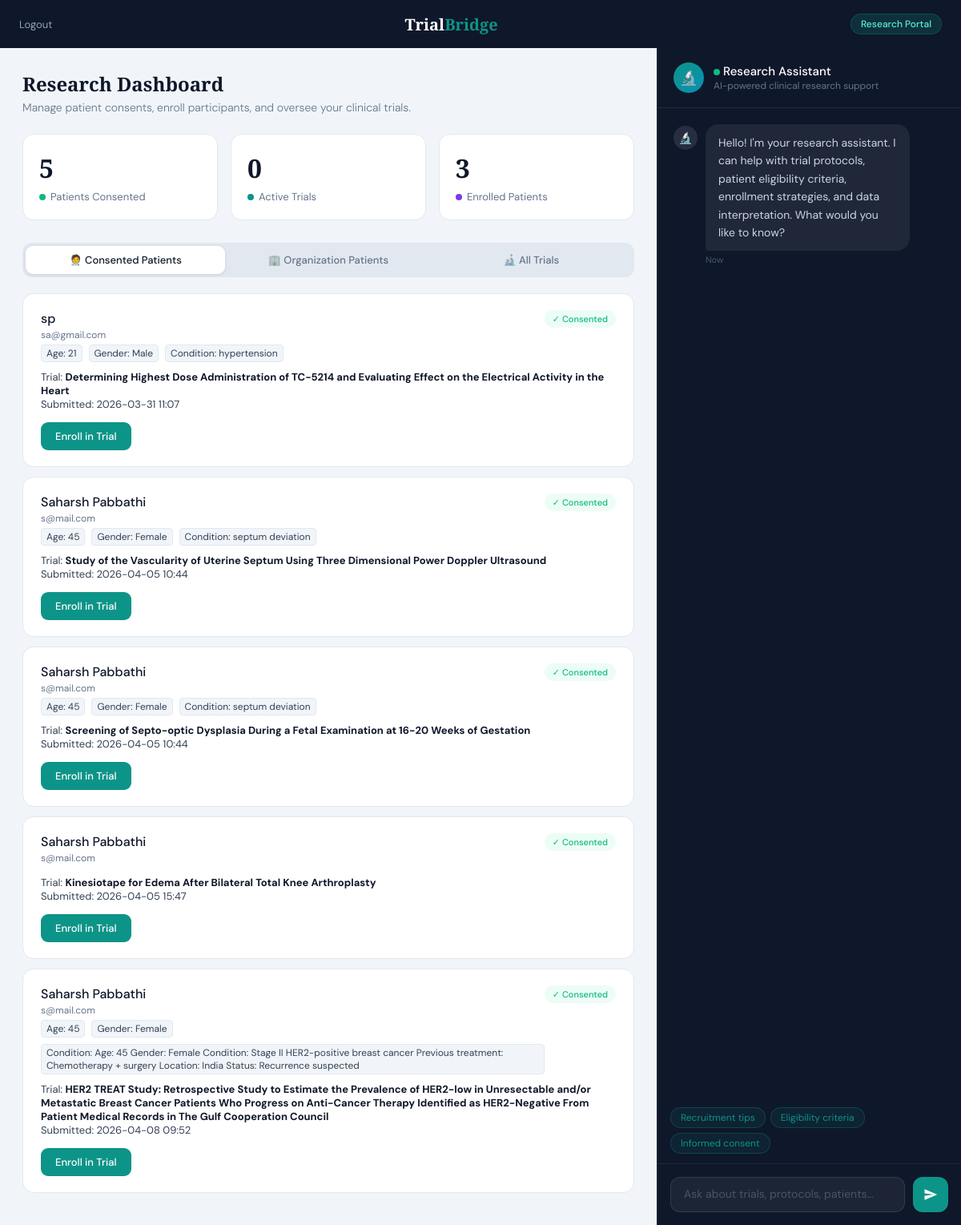
Page /doctor (signed in) on the earlier database version.
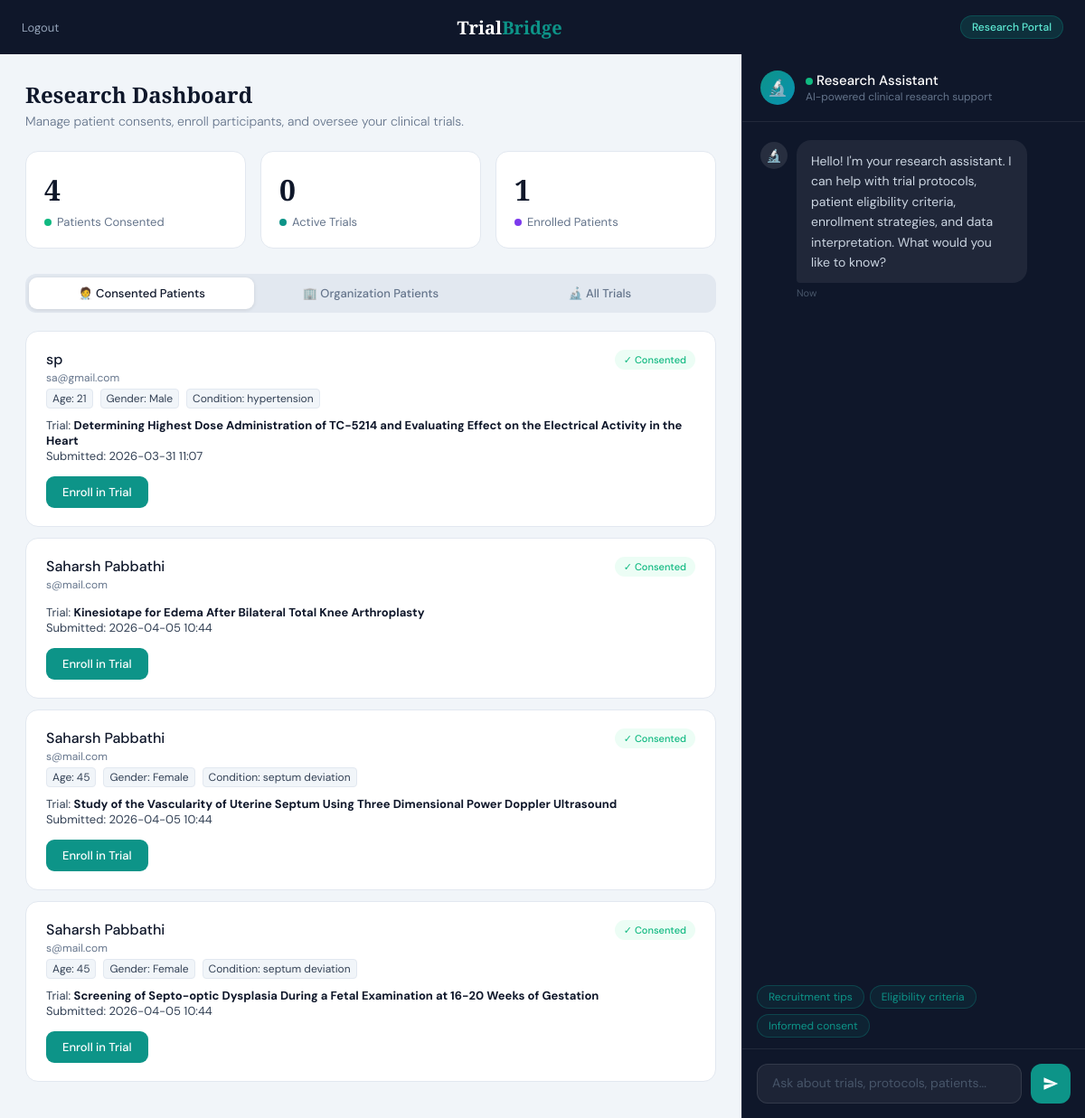
Same page on the later database version.
### tables this page shows
CREATE TABLE consents (
                    id INTEGER PRIMARY KEY AUTOINCREMENT,
                    patient_name TEXT,
                    patient_email TEXT,
                    condition TEXT,
                    patient_age TEXT,
                    patient_gender TEXT,
                    trial_id TEXT,
                    trial_title TEXT,
                    decision TEXT,
                    timestamp TEXT,
                    enrolled BOOLEAN
                 );

### app.py (the view, shortened to what this page needs)
@app.route("/doctor", methods=["GET", "POST"])
def doctor():
    if session.get("role") != "doctor":
        return redirect(url_for("doctor_login"))
    organization = session.get("organization")
    conn = get_db_connection()
    all_consents = [dict(row) for row in conn.execute("SELECT * FROM consents").fetchall()]
    org_patients = []
    if organization:
        org_patients = [dict(row) for row in conn.execute("SELECT * FROM patients WHERE organization = ?", (organization,)).fetchall()]
    patient_count = conn.execute("SELECT COUNT(*) FROM patients").fetchone()[0]
    conn.close()
    accepted       = [c for c in all_consents if c["decision"] == "accepted"]
    enrolled_count = len([c for c in all_consents if c.get("enrolled")])
    search_query = ""
    trials_to_show = ALL_TRIALS[:50]
    print(f"[DOCTOR PAGE] Showing {len(accepted)} accepted consents. Search query: '{search_query}'")
    return render_template("doctor.html",
        trials         = trials_to_show,
        consents       = accepted,
        enrolled_count = enrolled_count,
        active_trials  = len(ACTIVE_TRIALS),
        patient_count  = patient_count,
        search_query   = search_query,
        all_consents   = all_consents,
        org_patients   = org_patients,
        organization   = organization
    )

### app.py (called while the page is built)
def get_db_connection():
    import sqlite3
    conn = sqlite3.connect(DB_FILE)
    conn.row_factory = sqlite3.Row
    return conn

### templates/doctor.html (shortened to what this page needs)
<!DOCTYPE html>
<html lang="en">
<head>
</head>
<body>
  <nav>
    <a href="/logout" class="nav-back">Logout</a>
    <a href="/" class="nav-brand">Trial<span>Bridge</span></a>
    <span class="nav-badge">Research Portal</span>
  </nav>
  <div class="layout">
    <div class="main-panel">
      <h2 class="panel-title">Research Dashboard</h2>
      <p class="panel-sub">Manage patient consents, enroll participants, and oversee your clinical trials.</p>
      <div class="stats-row">
        <div class="stat-card">
          <div class="stat-num" id="statTotal">{{ consents|length }}</div>
          <div class="stat-label"><span class="stat-dot" style="background:#10b981"></span>Patients Consented</div>
        </div>
        <div class="stat-card">
          <div class="stat-num">{{ active_trials }}</div>
          <div class="stat-label"><span class="stat-dot" style="background:#0d9488"></span>Active Trials</div>
        </div>
        <div class="stat-card">
          <div class="stat-num" id="statEnrolled">{{ enrolled_count }}</div>
          <div class="stat-label"><span class="stat-dot" style="background:#7c3aed"></span>Enrolled Patients</div>
        </div>
      </div>
      <div class="tabs">
        <button class="tab active" onclick="switchTab('consents', this)">🧑‍⚕️ Consented Patients</button>
        <button class="tab" onclick="switchTab('org-patients', this)">🏢 Organization Patients</button>
        <button class="tab" onclick="switchTab('trials', this)">🔬 All Trials</button>
      </div>
      <div class="tab-content active" id="tab-consents">
        {% if consents %}
        {% for c in consents %}
        <div class="consent-card" id="ccard-{{ loop.index }}">
          <div class="consent-card-header">
            <div>
              <div class="patient-name">{{ c.patient_name }}</div>
              <div class="patient-email">{{ c.patient_email }}</div>
              <div class="patient-details"
                style="font-size: 12px; color: var(--slate); margin-top: 4px; display: flex; gap: 8px; flex-wrap: wrap;">
                {% if c.patient_age or c.patient_gender or c.condition %}
                {% if c.patient_age %}<span
                  style="background:var(--bg); padding:2px 6px; border-radius:4px; border:1px solid var(--border);">Age:
                  {{ c.patient_age }}</span>{% endif %}
                {% if c.patient_gender %}<span
                  style="background:var(--bg); padding:2px 6px; border-radius:4px; border:1px solid var(--border);">Gender:
                  {{ c.patient_gender }}</span>{% endif %}
                {% if c.condition %}<span
                  style="background:var(--bg); padding:2px 6px; border-radius:4px; border:1px solid var(--border);">Condition:
                  {{ c.condition }}</span>{% endif %}
                {% endif %}
              </div>
            </div>
            <span class="status-chip accepted" id="chip-{{ loop.index }}">✓ Consented</span>
          </div>
          <div class="consent-meta">
            Trial: <strong>{{ c.trial_title }}</strong><br>
            Submitted: {{ c.timestamp }}
          </div>
          <button class="btn-enroll" id="enroll-btn-{{ loop.index }}"
            onclick="enrollPatient('{{ c.patient_email }}_{{ c.trial_id }}', {{ loop.index }})">
            Enroll in Trial
          </button>
        </div>
        {% endfor %}
        {% else %}
        <div class="empty-state">
          <div class="empty-icon">📋</div>
          <p>No patients have consented yet.<br>
            Share the patient portal link so patients can review and consent to trials.</p>
        </div>
        {% endif %}
      </div>
    </div>
    <div class="chat-panel">
      <div class="chat-header">
        <div class="chat-avatar">🔬</div>
        <div class="chat-header-info">
          <h3><span class="online-dot"></span>Research Assistant</h3>
          <p>AI-powered clinical research support</p>
        </div>
      </div>
      <div class="chat-messages" id="chatMessages">
        <div class="message">
          <div class="msg-avatar">🔬</div>
          <div>
            <div class="msg-bubble">Hello! I'm your research assistant. I can help with trial protocols, patient
              eligibility criteria, enrollment strategies, and data interpretation. What would you like to know?</div>
            <div class="msg-time">Now</div>
          </div>
        </div>
      </div>
      <div class="quick-prompts">
        <button class="quick-btn" onclick="quickAsk('What are best practices for patient recruitment?')">Recruitment
          tips</button>
        <button class="quick-btn" onclick="quickAsk('How do I assess patient eligibility?')">Eligibility
          criteria</button>
        <button class="quick-btn" onclick="quickAsk('What is informed consent?')">Informed consent</button>
      </div>
      <div class="chat-input-area">
        <textarea class="chat-input" id="chatInput" placeholder="Ask about trials, protocols, patients..." rows="1"
          onkeydown="if(event.key==='Enter' && !event.shiftKey){event.preventDefault(); sendMessage();}"></textarea>
        <button class="chat-send" onclick="sendMessage()">
          <svg viewBox="0 0 24 24">
            <path d="M2 21l21-9L2 3v7l15 2-15 2v7z" />
          </svg>
        </button>
      </div>
    </div>
  </div>
</body>
</html>

Differences in the rows shown:
removed consents: patient_name "Saharsh Pabbathi", patient_email "s@mail.com", trial_title "Kinesiotape for Edema After Bilateral Total Knee Arthroplasty", timestamp "2026-04-05 15:47"
removed consents: patient_name "Saharsh Pabbathi", patient_email "s@mail.com", patient_age "45", patient_gender "Female", condition "Age: 45 Gender: Female Condition: Stage II HER2-positive breast cancer Previous treatment: Chemotherapy + surgery Location: India Status: Recurrence suspected", trial_title "HER2 TREAT Study: Retrospective Study to Estimate the Prevalence of HER2-low in Unresectable and/or Metastatic Breast Cancer Patients Who Progress on Anti-Cancer Therapy Identified as HER2-Negative From Patient Medical Records in The Gulf Cooperation Council", timestamp "2026-04-08 09:52"
added consents: patient_name "Saharsh Pabbathi", patient_email "s@mail.com", trial_title "Kinesiotape for Edema After Bilateral Total Knee Arthroplasty", timestamp "2026-04-05 10:44"
Other differences:
{{ consents|length }}: "5" → "4"
{{ enrolled_count }}: "3" → "1"
